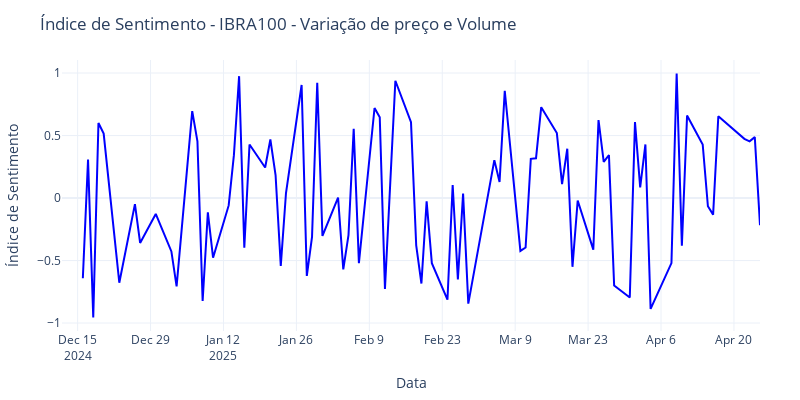

Notebook cell for this chart:
### Code cell
fig = go.Figure()
## ------------------------------
# scaler = MinMaxScaler(feature_range=(0, 1))
# scaled_features = scaler.fit_transform(df_resultado[['Indice_Sentimento']])
# scaled_df_volume = pd.DataFrame(scaled_features, columns=['Indice_Sentimento'], index=df_resultado.index)
scaled_df_volume = df_resultado.copy()
## ------------------------------

fig.add_trace(go.Scatter(x=scaled_df_volume.index,y=scaled_df_volume['Indice_Sentimento'],mode='lines',
    name=f'Índice de Sentimento - {carteira}', line=dict(color='blue')))

fig.update_layout(title=f'Índice de Sentimento - {carteira.upper()} - Variação de preço e Volume ',width=800,height=400,#legend=dict(yanchor="top", y=0.99, xanchor="left", x=0.01),
    margin=dict(l=40, r=40, t=60, b=40),xaxis_title='Data',yaxis_title='Índice de Sentimento',template='plotly_white')

fig.show()
